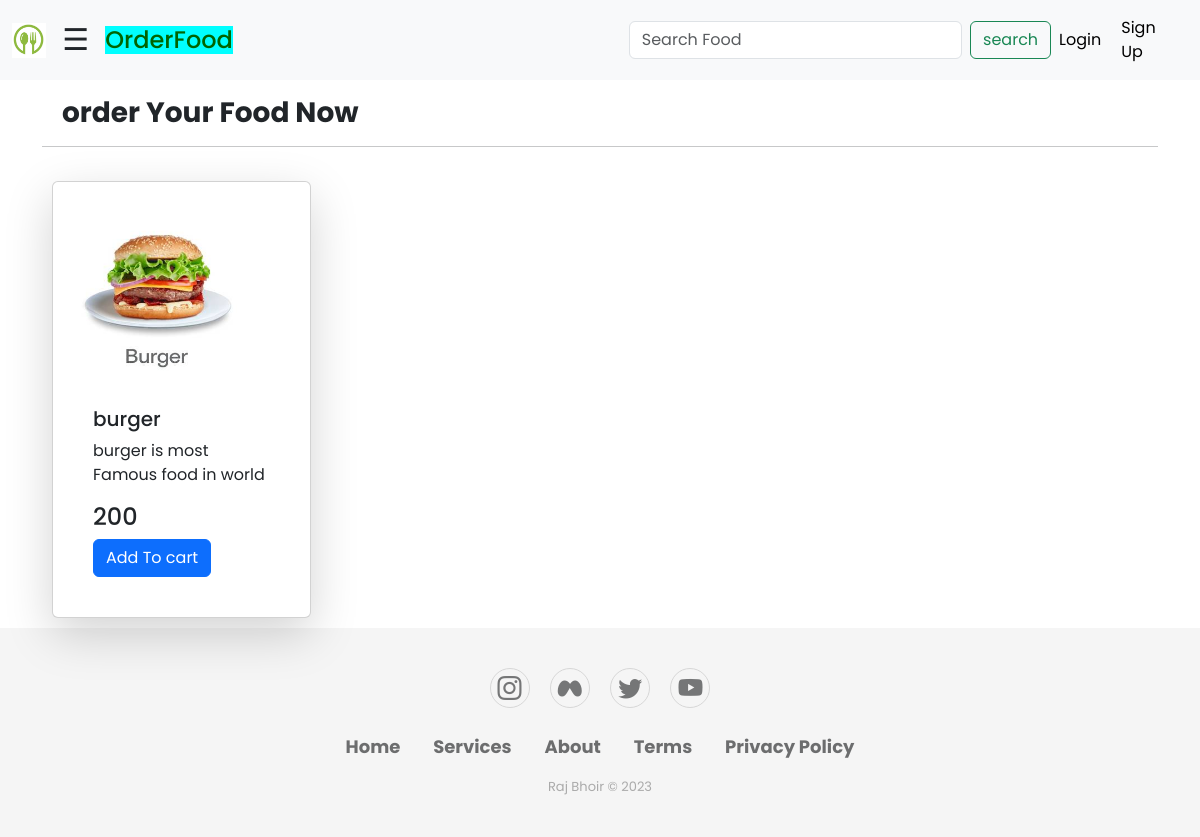
The app's page /RestaurantFood/, older data.
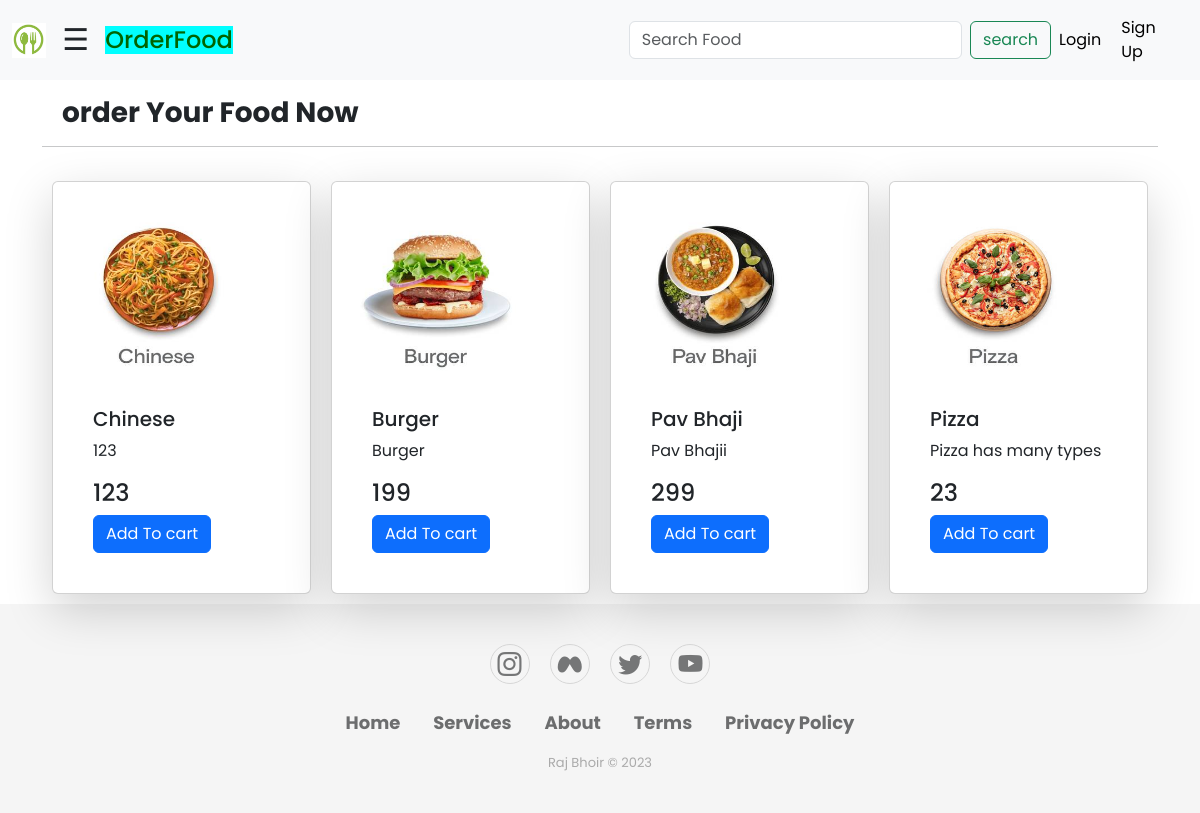
The same page, newer data.
### Restaurant/models.py (models this page shows)
class Menu(models.Model):
    Rest_name = models.ForeignKey(Rest_details,on_delete=models.SET_NULL,null=True)
    Menu_name = models.CharField(max_length=25)
    Menu_desc = models.CharField(max_length=50)
    Menu_Price = models.IntegerField()
    Menu_img = models.ImageField(upload_to='media/')

### Restaurant/views.py (the view)
# urls.py: path('RestaurantFood/',views.RestaurantFood.as_view(),name='RestaurantFood'),
class RestaurantFood(View):
    def get(self,request):
        Avalaible_food_in_restaurant = Menu.objects.all()
        return render(request,'Show_restaurant_food.html',{'data':Avalaible_food_in_restaurant})

### templates/Show_restaurant_food.html (shortened to what this page needs)
{% extends 'base.html' %}
{% load static %}
{% block body %}
<div class="container   ">
    <div class="mt-3" style="margin-left: 20px;">
            <h3 style="font-family: 'Times New Roman', Times, serif;"><b>order Your Food Now</b></h3>
        </div>
        <hr>
    <div class="card-group mt-4">
            {% if data %}
            {% for i in data %}
            <div class="col-3">
<div class="card p-4 shadow-lg" style="margin: 10px;">
              <img src="/media/{{i.Menu_img}}" class="card-img-top"  alt="..." style="max-height: 185px; max-width: 160px; ">
              <div class="card-body">
                <h5 class="card-title">{{i.Menu_name}}</h5>
                <p class="card-text">{{i.Menu_desc}}</p>
                <h4>{{i.Menu_Price}}</h4>
                      <a href="#" class="btn btn-primary">Add To cart</a>
              </div>
            </div>
    </div>
            {% endfor %}
{% else %}
<h4>Images Not Avaliable</h4>
{% endif %}
          </div>
</div>
{% endblock body %}

### templates/base.html (shortened to what this page needs)
<!DOCTYPE html>
{% load static %}
<html lang="en">
<head>
</head>
<link href="https://cdn.jsdelivr.net/npm/bootstrap@5.3.1/dist/css/bootstrap.min.css" rel="stylesheet">
<link rel="stylesheet" href="https://cdn.jsdelivr.net/npm/bootstrap-icons@1.10.5/font/bootstrap-icons.css">
<link rel="stylesheet" href="{% static 'css/style.css' %}">
<link rel="stylesheet" href="https://unicons.iconscout.com/release/v4.0.0/css/line.css" />
{% include 'navbar.html' %}
<body>
    {% block body %}
    {% endblock body %}
</body>
{% include 'footer.html' %}
</html>

### templates/navbar.html (shortened to what this page needs)
{% load static %}
<link rel="stylesheet" href="{% static 'css/side nav.css' %}">
<div  >
    <nav class="navbar navbar-expand-lg bg-body-tertiary">
        <div class="container-fluid" >
          <a class="navbar-brand" href="#"><img src="{% static 'img/Logo1.jpg' %}" alt="" style="height: 35px"></a>
          <span style="font-size:30px;cursor:pointer" onclick="openNav()">&#9776;</span>
                    <h4 class="mx-3  mt-2" style="color:darkgreen;
                    background-color: aqua;">OrderFood</h4>
          <div class="collapse navbar-collapse" id="navbarSupportedContent" style="margin-left: 380px;">
            <form class="d-flex" role="search">
              <input class="form-control me-2" type="search" placeholder="Search Food" aria-label="Search">
              <button class="btn btn-outline-success" type="submit">search</button>
            </form>
          </div>
          {% if user.is_authenticated %}
          <ul class="navbar-nav me-auto ">
            <li class="nav-item">
              <a class="nav-link active" aria-current="page" href="{% url 'cart_home' %}"><i class="bi bi-cart" style="margin-right: 10px;"></i>Cart</a>
            </li>
          </ul>
          <ul class="navbar-nav me-auto ">
            <li class="nav-item">
              <a class="nav-link active" aria-current="page" href="{% url 'User_Logout' %}">Logout</a>
            </li>
          </ul>
          {% else %}
          <ul class="navbar-nav me-auto mb-2 mb-lg-0 ">
            <li class="nav-item">
              <a class="nav-link active" aria-current="page" href="{% url 'User_Login' %}">Login</a>
            </li>
          </ul>
          <ul class="navbar-nav me-auto mb-2 mb-lg-0 mx-1">
            <li class="nav-item">
              <a class="nav-link active" aria-current="page" href="{% url 'Register' %}">Sign Up</a>
            </li>
          </ul>
          {% endif %}
        </div>
      </nav>
</div>

### templates/footer.html (shortened to what this page needs)
<div class="footer-basic">
    <footer>
        <div class="social">
            <a href="#"><i class="bi bi-instagram"></i></a>
            <a href="#"><i class="bi bi-meta"></i></a>
            <a href="#"><i class="bi bi-twitter"></i></a>
            <a href="#"><i class="bi bi-youtube"></i></a>
        </div>
        <ul class="list-inline">
            <li class="list-inline-item"><a href="{% url 'home' %}"><b>Home</b></a></li>
            <li class="list-inline-item"><a href="#"><b>Services</b></a></li>
            <li class="list-inline-item"><a href="#"><b>About</b></a></li>
            <li class="list-inline-item"><a href="#"><b>Terms</b></a></li>
            <li class="list-inline-item"><a href="#"><b>Privacy Policy</b></a></li>
        </ul>
        <p class="copyright">Raj Bhoir       © 2023</p>
    </footer>
</div>

### static/css/style.css (style rules this page uses)
* { margin: 0; padding: 0; box-sizing: border-box; font-family: "Poppins", sans-serif; }
a { text-decoration: none; }

### static/css/side nav.css (style rules this page uses)
body { font-family: "Lato", sans-serif; }

### templates/footer.html (style rules this page uses)
.footer-basic { padding:40px 0; background-color:whitesmoke; color:#4b4c4d; }
.footer-basic ul { padding:0; list-style:none; text-align:center; font-size:18px; line-height:1.6; margin-bottom:0; }
.footer-basic li { padding:0 10px; }
.footer-basic ul a { color:inherit; text-decoration:none; opacity:0.8; }
.footer-basic .social { text-align:center; padding-bottom:25px; }
.footer-basic .social > a { font-size:24px; width:40px; height:40px; line-height:40px; display:inline-block; text-align:center; border-radius:50%; border:1px solid #ccc; margin:0 8px; color:inherit; opacity:0.75; }
.footer-basic .copyright { margin-top:15px; text-align:center; font-size:13px; color:#aaa; margin-bottom:0; }

Row changes from the older to the newer data that the page shows:
removed Menu: Menu_img (picture), Menu_name "burger", Menu_desc "burger is most Famous food in world", Menu_Price "200"
added Menu: Menu_img (picture), Menu_name "Chinese", Menu_desc "123", Menu_Price "123"
added Menu: Menu_img (picture), Menu_name "Burger", Menu_desc "Burger", Menu_Price "199"
added Menu: Menu_img (picture), Menu_name "Pav Bhaji", Menu_desc "Pav Bhajii", Menu_Price "299"
added Menu: Menu_img (picture), Menu_name "Pizza", Menu_desc "Pizza has many types", Menu_Price "23"
